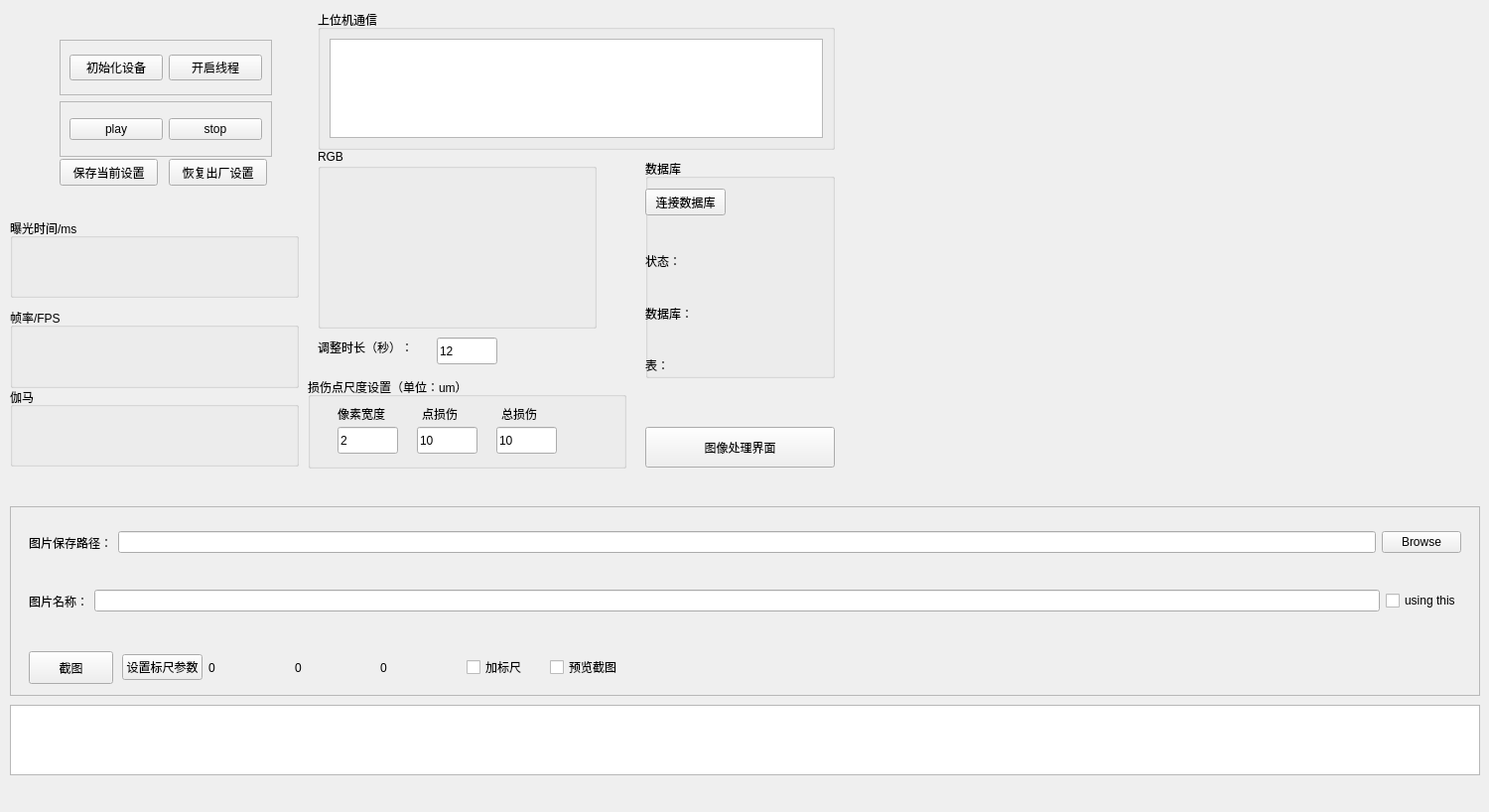
<?xml version="1.0" encoding="UTF-8"?>
<ui version="4.0">
 <class>MainWindow</class>
 <widget class="QMainWindow" name="MainWindow">
  <property name="geometry">
   <rect>
    <x>0</x>
    <y>0</y>
    <width>1500</width>
    <height>818</height>
   </rect>
  </property>
  <property name="minimumSize">
   <size>
    <width>623</width>
    <height>730</height>
   </size>
  </property>
  <property name="windowTitle">
   <string>MainWindow</string>
  </property>
  <widget class="QWidget" name="centralwidget">
   <widget class="QFrame" name="frame_3">
    <property name="geometry">
     <rect>
      <x>10</x>
      <y>510</y>
      <width>1481</width>
      <height>191</height>
     </rect>
    </property>
    <property name="frameShape">
     <enum>QFrame::StyledPanel</enum>
    </property>
    <property name="frameShadow">
     <enum>QFrame::Raised</enum>
    </property>
    <layout class="QVBoxLayout" name="verticalLayout">
     <item>
      <widget class="QWidget" name="widget_2" native="true">
       <layout class="QHBoxLayout" name="horizontalLayout">
        <item>
         <widget class="QLabel" name="label">
          <property name="text">
           <string>图片保存路径：</string>
          </property>
         </widget>
        </item>
        <item>
         <widget class="QLineEdit" name="save_line"/>
        </item>
        <item>
         <widget class="QPushButton" name="bro_btn">
          <property name="text">
           <string>Browse</string>
          </property>
         </widget>
        </item>
       </layout>
      </widget>
     </item>
     <item>
      <widget class="QWidget" name="widget_3" native="true">
       <layout class="QHBoxLayout" name="horizontalLayout_4">
        <item>
         <widget class="QLabel" name="label_2">
          <property name="text">
           <string>图片名称：</string>
          </property>
         </widget>
        </item>
        <item>
         <widget class="QLineEdit" name="save_name"/>
        </item>
        <item>
         <widget class="QCheckBox" name="name_check">
          <property name="text">
           <string>using this</string>
          </property>
         </widget>
        </item>
       </layout>
      </widget>
     </item>
     <item>
      <widget class="QWidget" name="widget" native="true">
       <property name="maximumSize">
        <size>
         <width>730</width>
         <height>16777215</height>
        </size>
       </property>
       <widget class="QPushButton" name="cap_btn">
        <property name="geometry">
         <rect>
          <x>9</x>
          <y>18</y>
          <width>85</width>
          <height>33</height>
         </rect>
        </property>
        <property name="text">
         <string>截图</string>
        </property>
       </widget>
       <widget class="QWidget" name="widget_7" native="true">
        <property name="geometry">
         <rect>
          <x>103</x>
          <y>9</y>
          <width>341</width>
          <height>51</height>
         </rect>
        </property>
        <layout class="QHBoxLayout" name="horizontalLayout_5">
         <item>
          <widget class="QPushButton" name="ruler_btn">
           <property name="text">
            <string>设置标尺参数</string>
           </property>
          </widget>
         </item>
         <item>
          <widget class="QLabel" name="pixe_label">
           <property name="text">
            <string>0</string>
           </property>
          </widget>
         </item>
         <item>
          <widget class="QLabel" name="height_label">
           <property name="text">
            <string>0</string>
           </property>
          </widget>
         </item>
         <item>
          <widget class="QLabel" name="longth_label">
           <property name="text">
            <string>0</string>
           </property>
          </widget>
         </item>
        </layout>
       </widget>
       <widget class="QCheckBox" name="ruler_box">
        <property name="geometry">
         <rect>
          <x>450</x>
          <y>20</y>
          <width>75</width>
          <height>28</height>
         </rect>
        </property>
        <property name="text">
         <string>加标尺</string>
        </property>
       </widget>
       <widget class="QCheckBox" name="cap_check">
        <property name="geometry">
         <rect>
          <x>534</x>
          <y>20</y>
          <width>90</width>
          <height>28</height>
         </rect>
        </property>
        <property name="text">
         <string>预览截图</string>
        </property>
       </widget>
      </widget>
     </item>
    </layout>
   </widget>
   <widget class="QPushButton" name="deal_btn">
    <property name="geometry">
     <rect>
      <x>650</x>
      <y>430</y>
      <width>191</width>
      <height>41</height>
     </rect>
    </property>
    <property name="text">
     <string>图像处理界面</string>
    </property>
   </widget>
   <widget class="QGroupBox" name="groupBox">
    <property name="geometry">
     <rect>
      <x>320</x>
      <y>150</y>
      <width>281</width>
      <height>181</height>
     </rect>
    </property>
    <property name="title">
     <string>RGB</string>
    </property>
    <widget class="RGB" name="RGB_w" native="true">
     <property name="geometry">
      <rect>
       <x>0</x>
       <y>20</y>
       <width>281</width>
       <height>161</height>
      </rect>
     </property>
    </widget>
   </widget>
   <widget class="QGroupBox" name="groupBox_2">
    <property name="geometry">
     <rect>
      <x>10</x>
      <y>220</y>
      <width>291</width>
      <height>80</height>
     </rect>
    </property>
    <property name="title">
     <string>曝光时间/ms</string>
    </property>
    <widget class="light" name="light_w" native="true">
     <property name="geometry">
      <rect>
       <x>10</x>
       <y>20</y>
       <width>261</width>
       <height>51</height>
      </rect>
     </property>
     <property name="cursor">
      <cursorShape>PointingHandCursor</cursorShape>
     </property>
    </widget>
   </widget>
   <widget class="QGroupBox" name="groupBox_3">
    <property name="geometry">
     <rect>
      <x>10</x>
      <y>310</y>
      <width>291</width>
      <height>81</height>
     </rect>
    </property>
    <property name="title">
     <string>帧率/FPS</string>
    </property>
    <widget class="pfs" name="fps_w" native="true">
     <property name="geometry">
      <rect>
       <x>10</x>
       <y>20</y>
       <width>261</width>
       <height>51</height>
      </rect>
     </property>
     <property name="cursor">
      <cursorShape>PointingHandCursor</cursorShape>
     </property>
    </widget>
   </widget>
   <widget class="QWidget" name="widget_4" native="true">
    <property name="geometry">
     <rect>
      <x>60</x>
      <y>40</y>
      <width>214</width>
      <height>118</height>
     </rect>
    </property>
    <layout class="QVBoxLayout" name="verticalLayout_2">
     <item>
      <widget class="QFrame" name="frame">
       <property name="frameShape">
        <enum>QFrame::StyledPanel</enum>
       </property>
       <property name="frameShadow">
        <enum>QFrame::Raised</enum>
       </property>
       <layout class="QHBoxLayout" name="horizontalLayout_3">
        <item>
         <widget class="QPushButton" name="inti_btn">
          <property name="text">
           <string>初始化设备</string>
          </property>
         </widget>
        </item>
        <item>
         <widget class="QPushButton" name="start_btn">
          <property name="text">
           <string>开启线程</string>
          </property>
         </widget>
        </item>
       </layout>
      </widget>
     </item>
     <item>
      <widget class="QFrame" name="frame_2">
       <property name="frameShape">
        <enum>QFrame::StyledPanel</enum>
       </property>
       <property name="frameShadow">
        <enum>QFrame::Raised</enum>
       </property>
       <layout class="QHBoxLayout" name="horizontalLayout_2">
        <item>
         <widget class="QPushButton" name="play_btn">
          <property name="text">
           <string>play</string>
          </property>
         </widget>
        </item>
        <item>
         <widget class="QPushButton" name="stop_btn">
          <property name="text">
           <string>stop</string>
          </property>
         </widget>
        </item>
       </layout>
      </widget>
     </item>
    </layout>
   </widget>
   <widget class="QGroupBox" name="groupBox_4">
    <property name="geometry">
     <rect>
      <x>320</x>
      <y>10</y>
      <width>521</width>
      <height>141</height>
     </rect>
    </property>
    <property name="title">
     <string>上位机通信</string>
    </property>
    <layout class="QVBoxLayout" name="verticalLayout_3">
     <item>
      <widget class="QTextEdit" name="socket_text"/>
     </item>
    </layout>
   </widget>
   <widget class="QTextEdit" name="textEdit">
    <property name="geometry">
     <rect>
      <x>10</x>
      <y>710</y>
      <width>1481</width>
      <height>71</height>
     </rect>
    </property>
   </widget>
   <widget class="QPushButton" name="saveset_btn">
    <property name="geometry">
     <rect>
      <x>60</x>
      <y>160</y>
      <width>99</width>
      <height>27</height>
     </rect>
    </property>
    <property name="text">
     <string>保存当前设置</string>
    </property>
   </widget>
   <widget class="QPushButton" name="recover_btn">
    <property name="geometry">
     <rect>
      <x>170</x>
      <y>160</y>
      <width>99</width>
      <height>27</height>
     </rect>
    </property>
    <property name="text">
     <string>恢复出厂设置</string>
    </property>
   </widget>
   <widget class="QGroupBox" name="groupBox_5">
    <property name="geometry">
     <rect>
      <x>650</x>
      <y>160</y>
      <width>191</width>
      <height>221</height>
     </rect>
    </property>
    <property name="title">
     <string>数据库</string>
    </property>
    <widget class="QPushButton" name="connect_btn">
     <property name="geometry">
      <rect>
       <x>0</x>
       <y>30</y>
       <width>81</width>
       <height>27</height>
      </rect>
     </property>
     <property name="text">
      <string>连接数据库</string>
     </property>
    </widget>
    <widget class="QWidget" name="widget_6" native="true">
     <property name="geometry">
      <rect>
       <x>0</x>
       <y>80</y>
       <width>181</width>
       <height>151</height>
      </rect>
     </property>
     <layout class="QGridLayout" name="gridLayout">
      <item row="0" column="1" colspan="2">
       <widget class="QLabel" name="status_label">
        <property name="text">
         <string/>
        </property>
       </widget>
      </item>
      <item row="2" column="1" colspan="2">
       <widget class="QLabel" name="table_label">
        <property name="text">
         <string/>
        </property>
       </widget>
      </item>
      <item row="2" column="0">
       <widget class="QLabel" name="label_5">
        <property name="text">
         <string>表：</string>
        </property>
       </widget>
      </item>
      <item row="0" column="0">
       <widget class="QLabel" name="label_6">
        <property name="text">
         <string>状态：</string>
        </property>
       </widget>
      </item>
      <item row="1" column="0">
       <widget class="QLabel" name="label_4">
        <property name="text">
         <string>数据库：</string>
        </property>
       </widget>
      </item>
      <item row="1" column="1" colspan="2">
       <widget class="QLabel" name="SQL_label">
        <property name="text">
         <string/>
        </property>
       </widget>
      </item>
     </layout>
    </widget>
   </widget>
   <widget class="QGroupBox" name="groupBox_6">
    <property name="geometry">
     <rect>
      <x>10</x>
      <y>390</y>
      <width>291</width>
      <height>80</height>
     </rect>
    </property>
    <property name="title">
     <string>伽马</string>
    </property>
    <widget class="gamma_1" name="gamma_w" native="true">
     <property name="geometry">
      <rect>
       <x>10</x>
       <y>20</y>
       <width>261</width>
       <height>51</height>
      </rect>
     </property>
    </widget>
   </widget>
   <widget class="QGroupBox" name="groupBox_7">
    <property name="geometry">
     <rect>
      <x>310</x>
      <y>380</y>
      <width>321</width>
      <height>92</height>
     </rect>
    </property>
    <property name="title">
     <string>损伤点尺度设置（单位：um）</string>
    </property>
    <widget class="QLabel" name="label_3">
     <property name="geometry">
      <rect>
       <x>30</x>
       <y>25</y>
       <width>61</width>
       <height>23</height>
      </rect>
     </property>
     <property name="text">
      <string>像素宽度</string>
     </property>
    </widget>
    <widget class="QLabel" name="label_">
     <property name="geometry">
      <rect>
       <x>115</x>
       <y>25</y>
       <width>45</width>
       <height>23</height>
      </rect>
     </property>
     <property name="text">
      <string>点损伤</string>
     </property>
    </widget>
    <widget class="QLabel" name="label_8">
     <property name="geometry">
      <rect>
       <x>195</x>
       <y>25</y>
       <width>45</width>
       <height>23</height>
      </rect>
     </property>
     <property name="text">
      <string>总损伤</string>
     </property>
    </widget>
    <widget class="QLineEdit" name="pixe_real">
     <property name="geometry">
      <rect>
       <x>30</x>
       <y>50</y>
       <width>61</width>
       <height>27</height>
      </rect>
     </property>
     <property name="text">
      <string>2</string>
     </property>
    </widget>
    <widget class="QLineEdit" name="defect_piont">
     <property name="geometry">
      <rect>
       <x>110</x>
       <y>50</y>
       <width>61</width>
       <height>27</height>
      </rect>
     </property>
     <property name="text">
      <string>10</string>
     </property>
    </widget>
    <widget class="QLineEdit" name="defect_all">
     <property name="geometry">
      <rect>
       <x>190</x>
       <y>50</y>
       <width>61</width>
       <height>27</height>
      </rect>
     </property>
     <property name="text">
      <string>10</string>
     </property>
    </widget>
   </widget>
   <widget class="QLineEdit" name="exposure_edit">
    <property name="geometry">
     <rect>
      <x>440</x>
      <y>340</y>
      <width>61</width>
      <height>27</height>
     </rect>
    </property>
    <property name="text">
     <string>12</string>
    </property>
   </widget>
   <widget class="QLabel" name="label_7">
    <property name="geometry">
     <rect>
      <x>320</x>
      <y>340</y>
      <width>111</width>
      <height>20</height>
     </rect>
    </property>
    <property name="text">
     <string>调整时长（秒）：</string>
    </property>
   </widget>
   <widget class="QWidget" name="image" native="true">
    <property name="geometry">
     <rect>
      <x>860</x>
      <y>10</y>
      <width>631</width>
      <height>491</height>
     </rect>
    </property>
   </widget>
  </widget>
  <widget class="QMenuBar" name="menubar">
   <property name="geometry">
    <rect>
     <x>0</x>
     <y>0</y>
     <width>1500</width>
     <height>26</height>
    </rect>
   </property>
  </widget>
 </widget>
 <customwidgets>
  <customwidget>
   <class>light</class>
   <extends>QWidget</extends>
   <header>light.h</header>
   <container>1</container>
  </customwidget>
  <customwidget>
   <class>pfs</class>
   <extends>QWidget</extends>
   <header>pfs.h</header>
   <container>1</container>
  </customwidget>
  <customwidget>
   <class>RGB</class>
   <extends>QWidget</extends>
   <header>rgb.h</header>
   <container>1</container>
  </customwidget>
  <customwidget>
   <class>gamma_1</class>
   <extends>QWidget</extends>
   <header>gamma_1.h</header>
   <container>1</container>
  </customwidget>
 </customwidgets>
 <resources/>
 <connections/>
</ui>
